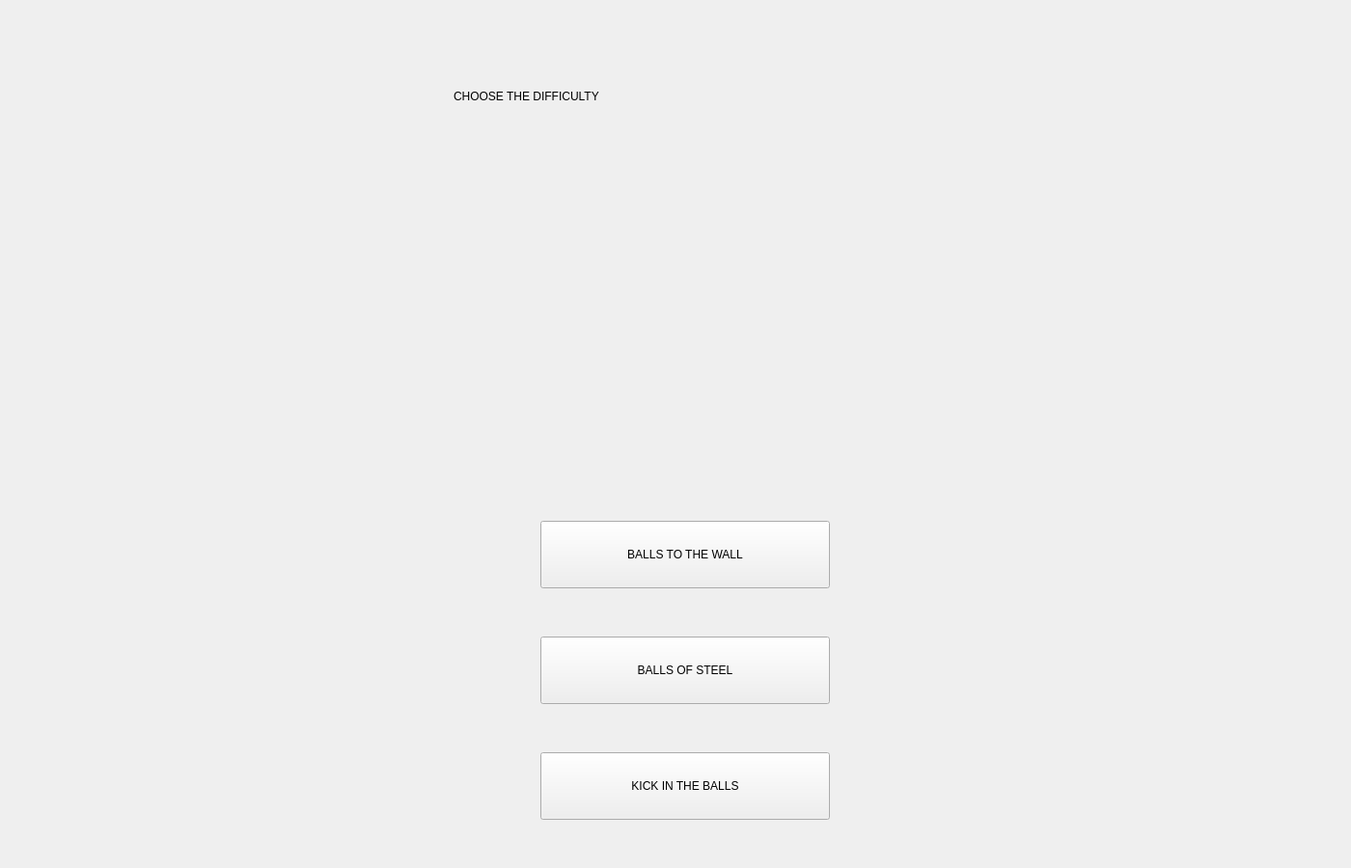
<?xml version="1.0" encoding="UTF-8"?>
<ui version="4.0">
 <class>MainWindow</class>
 <widget class="QMainWindow" name="MainWindow">
  <property name="geometry">
   <rect>
    <x>0</x>
    <y>0</y>
    <width>1400</width>
    <height>900</height>
   </rect>
  </property>
  <property name="minimumSize">
   <size>
    <width>1400</width>
    <height>900</height>
   </size>
  </property>
  <property name="maximumSize">
   <size>
    <width>1400</width>
    <height>900</height>
   </size>
  </property>
  <property name="windowTitle">
   <string>MainWindow</string>
  </property>
  <widget class="QWidget" name="centralwidget">
   <widget class="QStackedWidget" name="stackedWidget">
    <property name="geometry">
     <rect>
      <x>0</x>
      <y>0</y>
      <width>1400</width>
      <height>900</height>
     </rect>
    </property>
    <property name="minimumSize">
     <size>
      <width>1400</width>
      <height>900</height>
     </size>
    </property>
    <property name="maximumSize">
     <size>
      <width>1400</width>
      <height>900</height>
     </size>
    </property>
    <property name="currentIndex">
     <number>1</number>
    </property>
    <widget class="QWidget" name="page">
     <widget class="QLabel" name="label">
      <property name="geometry">
       <rect>
        <x>540</x>
        <y>30</y>
        <width>320</width>
        <height>80</height>
       </rect>
      </property>
      <property name="styleSheet">
       <string notr="true">font: 75 22pt &quot;Verdana&quot;;</string>
      </property>
      <property name="text">
       <string>INSANITY BALLS</string>
      </property>
     </widget>
     <widget class="QPushButton" name="pushButton">
      <property name="geometry">
       <rect>
        <x>550</x>
        <y>470</y>
        <width>300</width>
        <height>70</height>
       </rect>
      </property>
      <property name="styleSheet">
       <string notr="true">font: 75 16pt &quot;Myanmar Text&quot;;</string>
      </property>
      <property name="text">
       <string>PLAY</string>
      </property>
     </widget>
     <widget class="QPushButton" name="pushButton_2">
      <property name="geometry">
       <rect>
        <x>550</x>
        <y>570</y>
        <width>300</width>
        <height>70</height>
       </rect>
      </property>
      <property name="styleSheet">
       <string notr="true">font: 75 16pt &quot;Myanmar Text&quot;;</string>
      </property>
      <property name="text">
       <string>GAME HISTORY</string>
      </property>
     </widget>
     <widget class="QPushButton" name="pushButton_3">
      <property name="geometry">
       <rect>
        <x>550</x>
        <y>670</y>
        <width>300</width>
        <height>70</height>
       </rect>
      </property>
      <property name="styleSheet">
       <string notr="true">font: 75 16pt &quot;Myanmar Text&quot;;</string>
      </property>
      <property name="text">
       <string>DESCRIPTION</string>
      </property>
     </widget>
     <widget class="QPushButton" name="pushButton_7">
      <property name="geometry">
       <rect>
        <x>550</x>
        <y>770</y>
        <width>300</width>
        <height>70</height>
       </rect>
      </property>
      <property name="styleSheet">
       <string notr="true">font: 75 16pt &quot;Myanmar Text&quot;;</string>
      </property>
      <property name="text">
       <string>EXIT</string>
      </property>
     </widget>
    </widget>
    <widget class="QWidget" name="page_2">
     <widget class="QLabel" name="label_3">
      <property name="geometry">
       <rect>
        <x>470</x>
        <y>60</y>
        <width>460</width>
        <height>80</height>
       </rect>
      </property>
      <property name="styleSheet">
       <string notr="true">font: 87 22pt &quot;Segoe UI Black&quot;;</string>
      </property>
      <property name="text">
       <string>CHOOSE THE DIFFICULTY</string>
      </property>
     </widget>
     <widget class="QPushButton" name="pushButton_8">
      <property name="geometry">
       <rect>
        <x>560</x>
        <y>540</y>
        <width>300</width>
        <height>70</height>
       </rect>
      </property>
      <property name="styleSheet">
       <string notr="true">font: 75 12pt &quot;Terminal&quot;;</string>
      </property>
      <property name="text">
       <string>BALLS TO THE WALL</string>
      </property>
     </widget>
     <widget class="QPushButton" name="pushButton_9">
      <property name="geometry">
       <rect>
        <x>560</x>
        <y>660</y>
        <width>300</width>
        <height>70</height>
       </rect>
      </property>
      <property name="styleSheet">
       <string notr="true">font: 75 12pt &quot;Terminal&quot;;</string>
      </property>
      <property name="text">
       <string>BALLS OF STEEL</string>
      </property>
     </widget>
     <widget class="QPushButton" name="pushButton_10">
      <property name="geometry">
       <rect>
        <x>560</x>
        <y>780</y>
        <width>300</width>
        <height>70</height>
       </rect>
      </property>
      <property name="styleSheet">
       <string notr="true">font: 75 12pt &quot;Terminal&quot;;</string>
      </property>
      <property name="text">
       <string>KICK IN THE BALLS</string>
      </property>
     </widget>
    </widget>
   </widget>
  </widget>
 </widget>
 <resources/>
 <connections/>
</ui>
